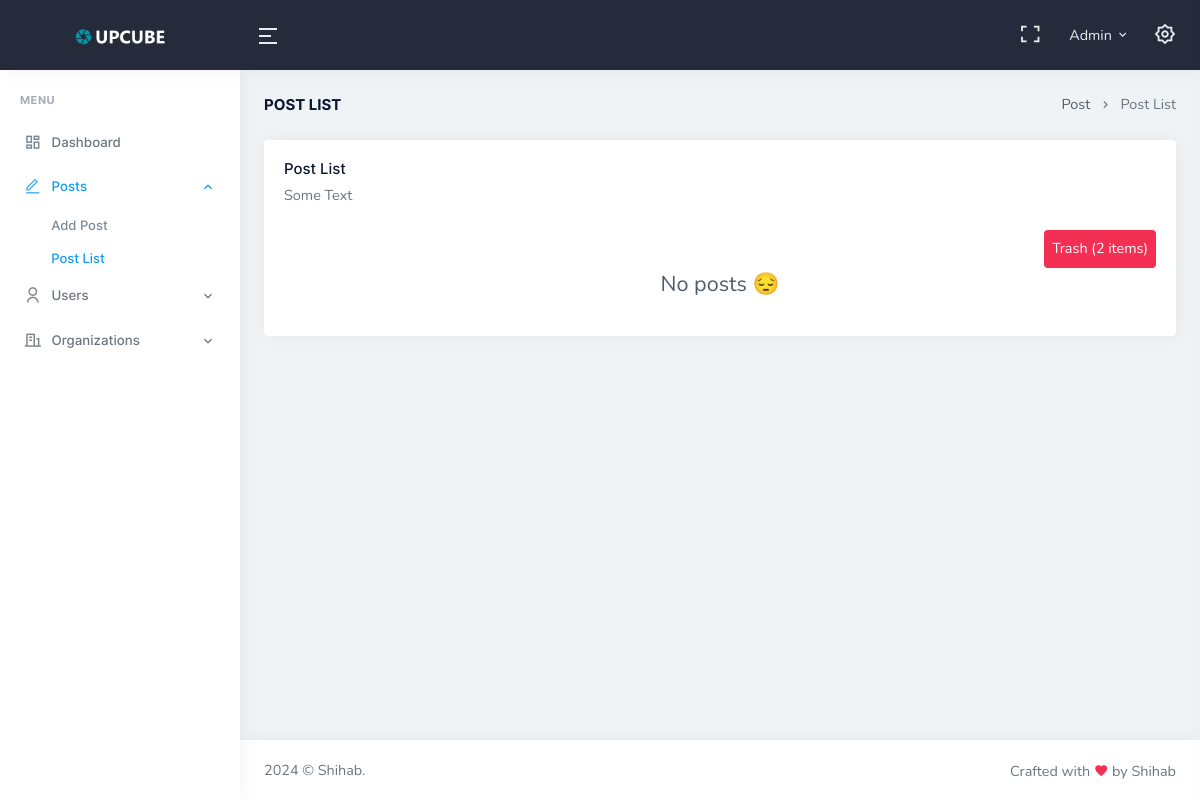
Before: /post-list.php (signed in) with the older database file.
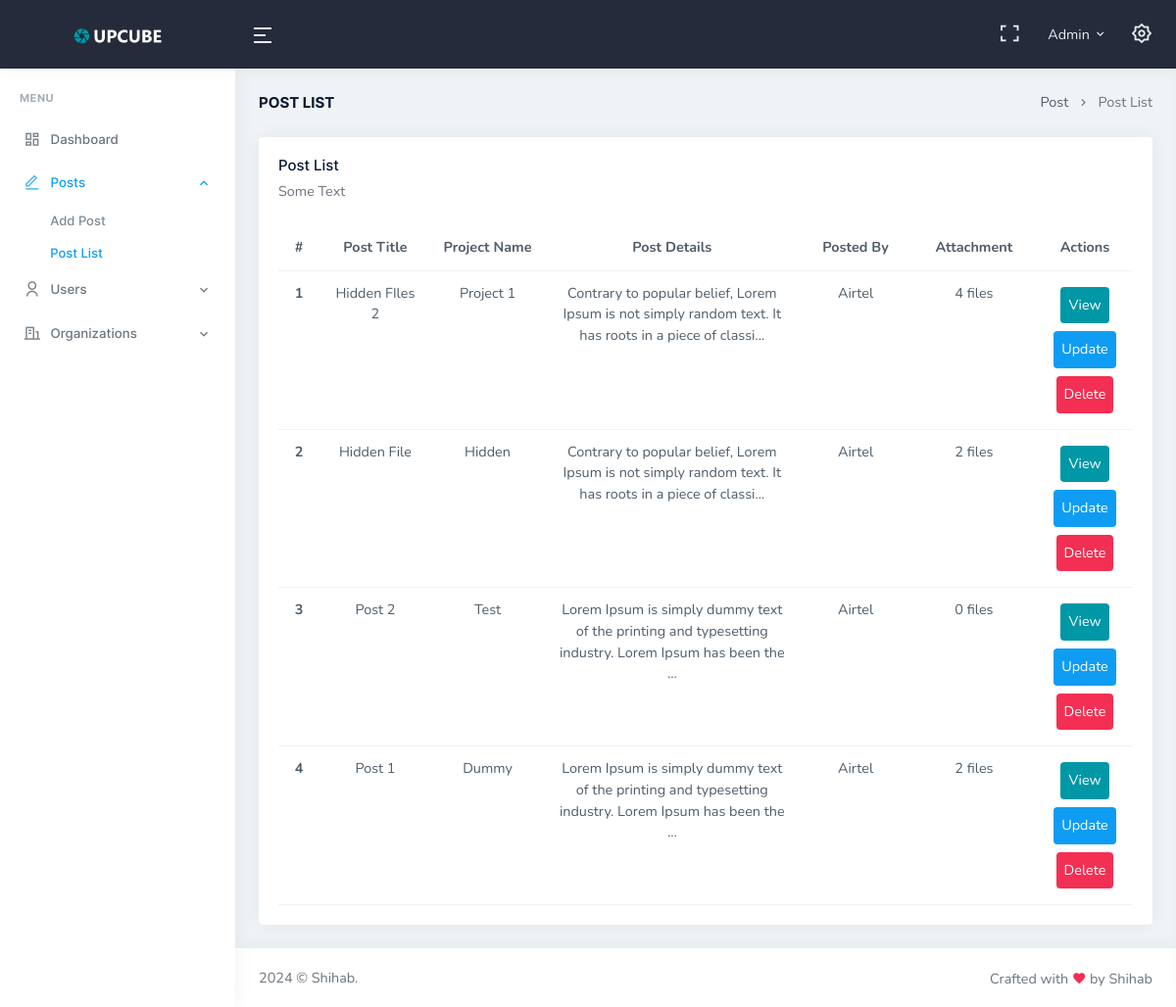
After: the same page with the newer database file.
### tables this page shows
CREATE TABLE `posts` (
  `post_id` int(6) NOT NULL,
  `post_title` varchar(50) NOT NULL,
  `project_name` varchar(100) NOT NULL,
  `post_details` varchar(5000) NOT NULL,
  `post_by` int(5) NOT NULL,
  `created_at` datetime NOT NULL DEFAULT current_timestamp(),
  `post_status` int(6) DEFAULT 1
);

CREATE TABLE `organizations` (
  `org_id` int(6) NOT NULL,
  `org_name` varchar(50) NOT NULL,
  `org_address` varchar(50) NOT NULL,
  `created_at` datetime NOT NULL DEFAULT current_timestamp()
);

### includes/helper-func.php (called while the page is built, shortened)
<?php
function getOrgList($orgId, $conn) {
    if ($orgId == null) {
        $sql = "SELECT * FROM organizations";
        $result = mysqli_query($conn, $sql);
        return $result;
    }
    else {
        $sql = "SELECT org_name FROM organizations WHERE org_id = $orgId";
        $result = mysqli_query($conn, $sql);
        $row = mysqli_fetch_assoc($result);
        return $row['org_name'];
    }
}
function getPostList($orgId, $conn) {
    if ($orgId == null) {
        $sql = "SELECT * FROM posts  WHERE post_status = 1 ORDER BY created_at DESC";
        $result = mysqli_query($conn, $sql);
        return $result;
    }
    else {
        $sql = "SELECT *, DATE_FORMAT(created_at, '%d-%M-%Y %h:%i %p') AS post_date FROM posts WHERE post_by = $orgId ORDER BY post_date DESC";
        $result = mysqli_query($conn, $sql);
        return $result;
    }
}
function getFiles($postId, $conn) {
    $sql = "SELECT * FROM post_files WHERE post_id = $postId";
    $result = mysqli_query($conn, $sql);
    return $result;
}
function getTrashList($conn) {
    $sql = "SELECT * FROM posts WHERE post_status = 0";
    $result = mysqli_query($conn, $sql);
    return $result;
}
function truncatePostContent($content, $length = 100, $ellipsis = '...') {
    $truncatedContent = mb_substr($content, 0, $length);
    if (mb_strlen($content) > $length) {
        $truncatedContent .= $ellipsis;
    }
    return $truncatedContent;
}

### post-list.php (the view, shortened to what the changed rows need)
<?php
include 'includes/header.php';
include 'includes/helper-func.php';
?>
<div class="container-fluid">
    <div class="row">
        <div class="col-12">
            <div class="card">
                <div class="card-body">
                    <h4 class="card-title">Post List</h4>
                    <p class="card-title-desc">Some Text</p>
                    <div class="text-end">
                        <?php
                        $trashList = getTrashList($conn);
                            if (mysqli_num_rows($trashList) > 0) {
                                echo "<a href='trash.php?trash=post' class='d-inline-block bg-danger text-white p-2 rounded-2'>Trash (".mysqli_num_rows($trashList)." items)</a>";
                            }
                        ?>
                    </div>
                    <?php
                        $postList =  getPostList(null, $conn);
                        if (mysqli_num_rows($postList) > 0) {
                            $count = 1;
                            echo "<div class='w-100 overflow-auto'>  <table class='text-center table table-hover mb-0'>
                                <thead>
                                    <tr>
                                        <th width='50px'>#</th>
                                        <th width='150px'>Post Title</th>
                                        <th width='150px'>Project Name</th>
                                        <th width='400px'>Post Details</th>
                                        <th width='150px'>Posted By</th>
                                        <th width='150px'>Attachment</th>
                                        <th width='100px'>Actions</th>
                                    </tr>
                                </thead>";
                                while ($row = mysqli_fetch_assoc($postList)) {
                                    $postFIle = getFiles($row ['post_id'], $conn);
                                    echo "<tr>
                                    <th width='50px'>".$count."</th>
                                    <td width='150px'>".$row['post_title']."</td>
                                    <td width='150px'>".$row['project_name']."</td>
                                    <td width='400px'>".truncatePostContent($row['post_details'])."</td>
                                    <td width='150px'>".getOrgList($row ['post_by'], $conn)."</td>
                                    <td width='150px'>".mysqli_num_rows($postFIle)." files</td>
                                    <td width='100px'>
                                        <a class='d-inline-block bg-info text-white p-2 m-1 rounded-2' href='view-post-admin.php?postId=".$row ['post_id']."'>View</a>
                                        <a class='d-inline-block bg-primary text-white p-2 m-1 rounded-2' href='update-post.php?postId=".$row ['post_id']."'>Update</a>
                                        <a class='d-inline-block bg-danger text-white p-2 m-1 rounded-2' href='".htmlspecialchars($_SERVER['PHP_SELF'])."?postId=".$row ['post_id']."'>Delete</a>
                                    </td>
                                </tr>";
                                $count++;
                                }
                            echo "</table> </div>";
                        }
                        else {
                            echo "<p class='text-center fs-4'>No posts 😔</p>";
                        }
                    ?>
                </div>
            </div>
        </div>
    </div>
</div>
<?php
include 'includes/footer.php';
?>

Changed rows visible on the page:
added posts: post_title "Hidden FIles 2", project_name "Project 1", post_details "Contrary to popular belief, Lorem Ipsum is not simply random text. It has roots in a piece of classi...", post_by.org_name "Airtel", mysqli_num_rows($postFIle) "4"
added posts: post_title "Hidden File", project_name "Hidden", post_details "Contrary to popular belief, Lorem Ipsum is not simply random text. It has roots in a piece of classi...", post_by.org_name "Airtel", mysqli_num_rows($postFIle) "2"
added posts: post_title "Post 2", project_name "Test", post_details "Lorem Ipsum is simply dummy text of the printing and typesetting industry. Lorem Ipsum has been the ...", post_by.org_name "Airtel", mysqli_num_rows($postFIle) "0"
added posts: post_title "Post 1", project_name "Dummy", post_details "Lorem Ipsum is simply dummy text of the printing and typesetting industry. Lorem Ipsum has been the ...", post_by.org_name "Airtel", mysqli_num_rows($postFIle) "2"
Other visible differences:
mysqli_num_rows($trashList): "2" → (not shown)
text no longer shown: "Trash ( items) No posts 😔"
text now shown: "# Post Title Project Name Post Details Posted By Attachment Actions"
